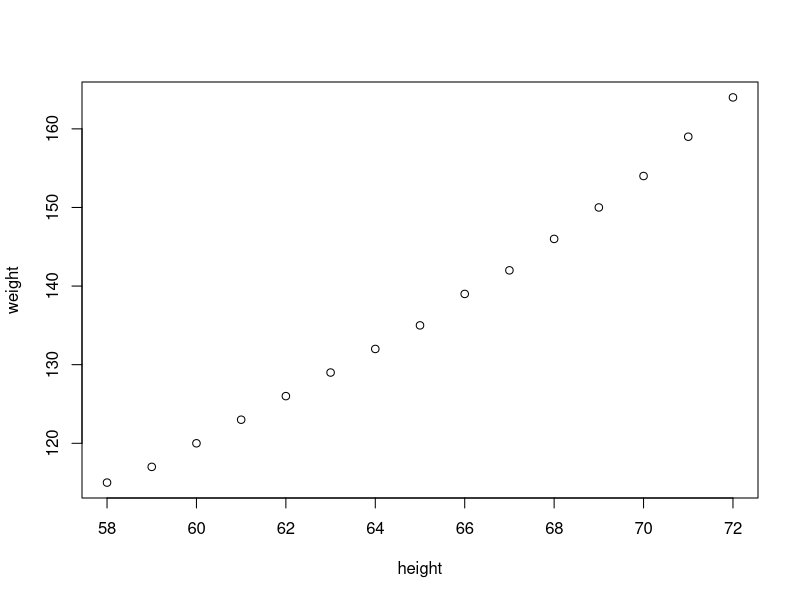
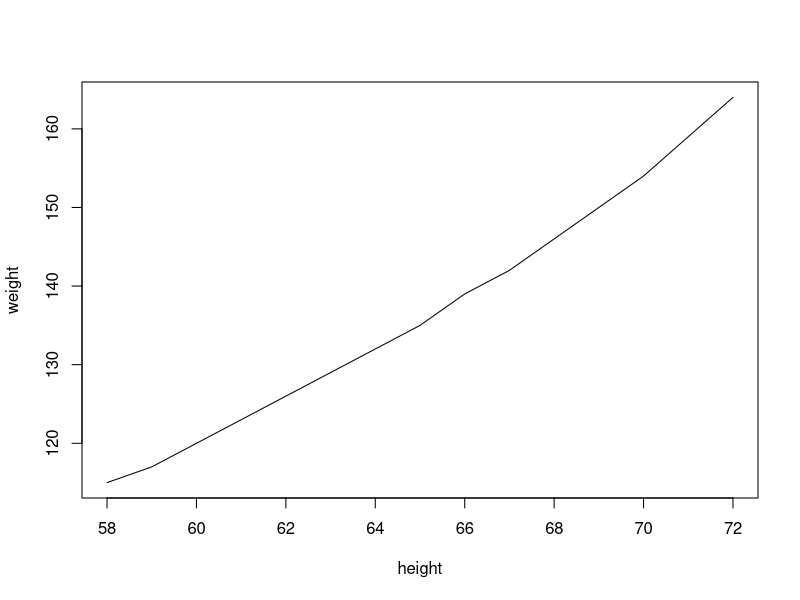
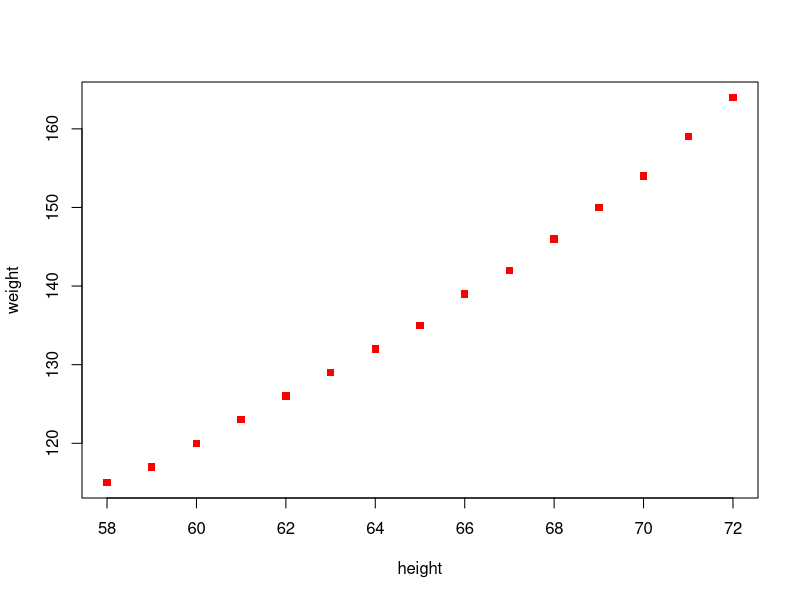
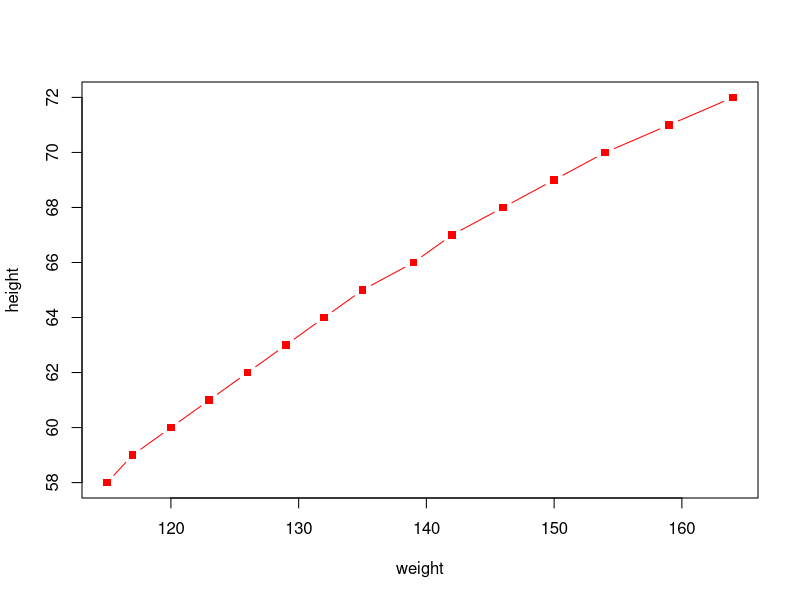

Write R code to recreate these figures, in order.
#plot
women
plot(women)
plot(women,type='l')
plot(women,type='p',pch=15,col='red')

plot(x=women$weight,y=women$height,pch=15,xlab = 'weight',ylab = 'height',col='red',type='b')
